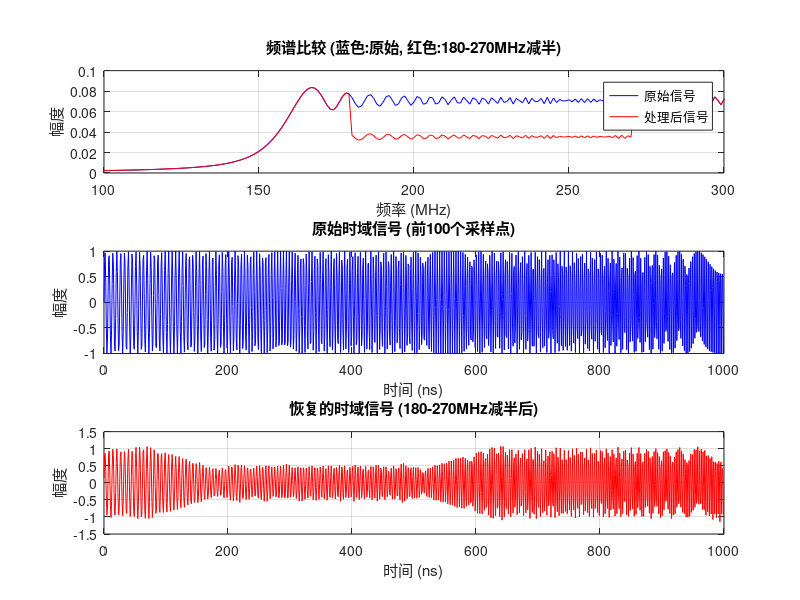

Source code (MATLAB):
% 参数设置
fs = 1064e6;       % 采样率 (1064 MS/s)
T = 1000e-9;       % 采样时长 (1000 ns)
f_start = 155e6;   % 起始频率 (155 MHz)
f_end = 255e6;     % 终止频率 (255 MHz)

% 生成时间序列
t = 0:1/fs:T-1/fs; % 时间向量
N = length(t);     % 采样点数

% 生成线性调频信号 (155-255 MHz)
freq_sweep = linspace(f_start, f_end, N);
signal = sin(2 * pi * freq_sweep .* t);

% 傅里叶分析
fft_result = fft(signal);
fft_magnitude = abs(fft_result)/N * 2;  % 归一化幅值
fft_freq = (0:N-1)*(fs/N);              % 频率向量

% 对180-270MHz频段幅度减半
f_low = 180e6;  % 处理频段下限
f_high = 270e6; % 处理频段上限
band_indices = find(fft_freq >= f_low & fft_freq <= f_high);
modified_fft = fft_result;
modified_fft(band_indices) = modified_fft(band_indices) * 0.5;  % 幅度减半

% 确保Nyquist频率后的对称性
modified_fft(N - band_indices + 2) = modified_fft(N - band_indices + 2) * 0.5;

% 逆傅里叶变换恢复时域信号
recovered_signal = real(ifft(modified_fft));

% 计算处理后的频谱
modified_magnitude = abs(modified_fft)/N * 2;
positive_freq = fft_freq(1:floor(N/2));
positive_magnitude = fft_magnitude(1:floor(N/2));
positive_modified = modified_magnitude(1:floor(N/2));

% 绘图
figure('Position', [100, 100, 800, 800])

% 原始频谱 vs 处理后的频谱
subplot(3,1,1)
plot(positive_freq/1e6, positive_magnitude, 'b')  % 原始频谱
hold on
plot(positive_freq/1e6, positive_modified, 'r')   % 处理后的频谱
title('频谱比较 (蓝色:原始, 红色:180-270MHz减半)')
xlabel('频率 (MHz)')
ylabel('幅度')
xlim([100 300])  % 显示100-300 MHz范围
grid on
legend('原始信号', '处理后信号')

% 原始时域信号 (前100个点)
subplot(3,1,2)
plot(t*1e9, signal, 'b')  % 时间显示为ns
title('原始时域信号 (前100个采样点)')
xlabel('时间 (ns)')
ylabel('幅度')
grid on

% 恢复的时域信号 (前100个点)
subplot(3,1,3)
plot(t*1e9, recovered_signal, 'r')  % 时间显示为ns
title('恢复的时域信号 (180-270MHz减半后)')
xlabel('时间 (ns)')
ylabel('幅度')
grid on

% 打印关键信息
fprintf('采样点数: %d\n', N);
fprintf('频率分辨率: %.2f MHz\n', fs/N/1e6);
fprintf('信号持续时间: %.0f ns\n', T*1e9);
fprintf('采样率: %.0f MS/s\n', fs/1e6);
fprintf('频率范围: %.0f-%.0f MHz\n', f_start/1e6, f_end/1e6);
fprintf('处理频段: %.0f-%.0f MHz (幅度减半)\n', f_low/1e6, f_high/1e6);
